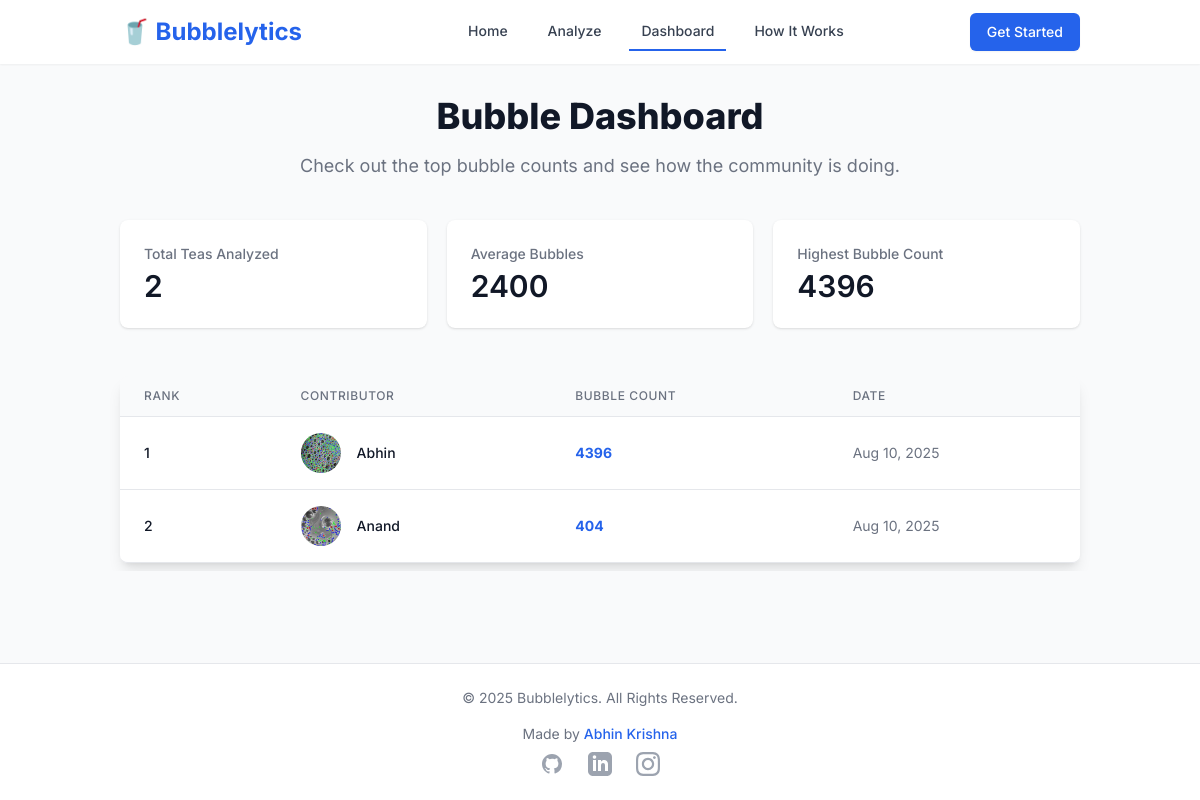
Page /dashboard on the earlier database version.
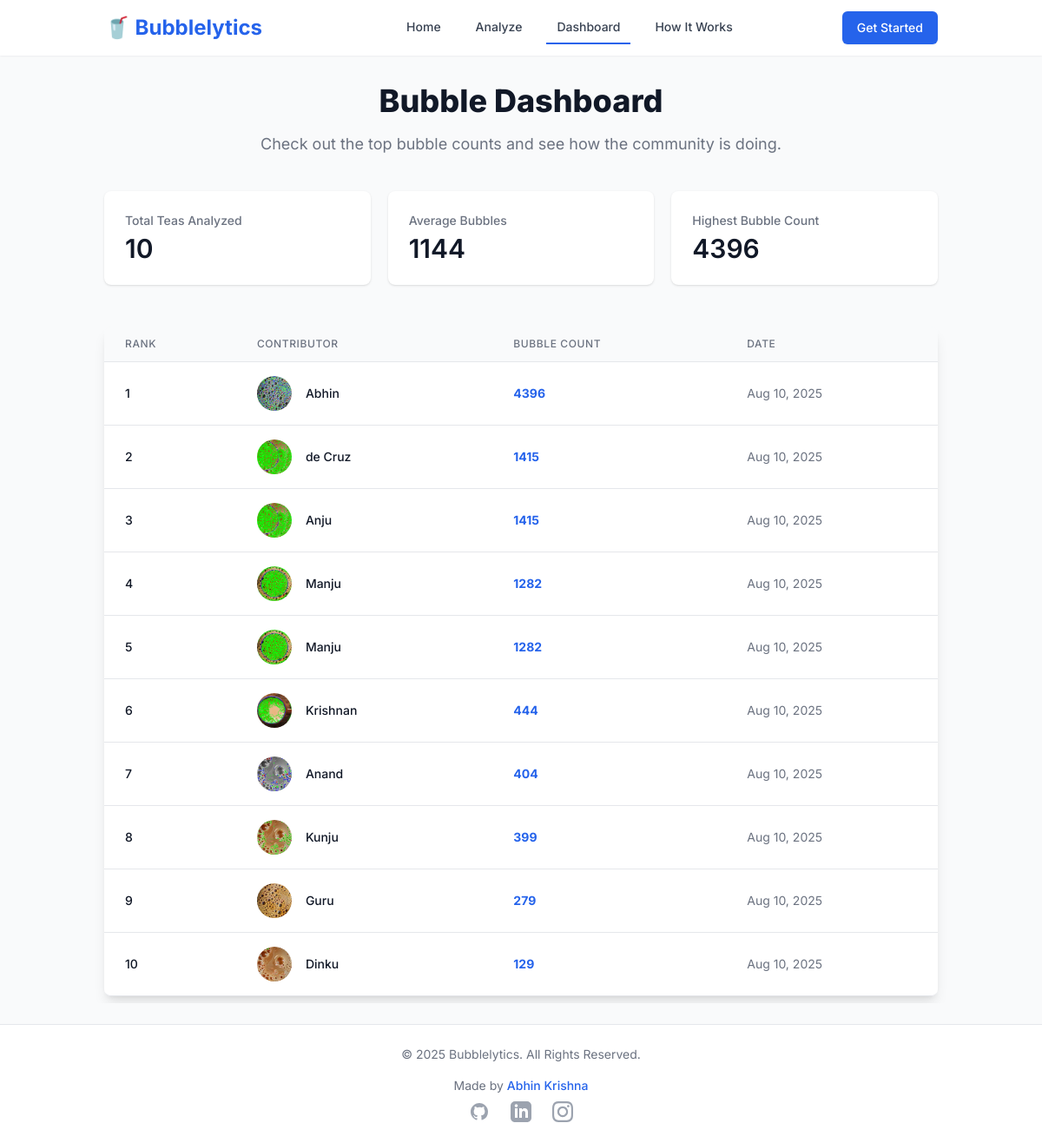
Same page on the later database version.
### tables this page shows
CREATE TABLE submissions (
            id INTEGER PRIMARY KEY AUTOINCREMENT,
            name TEXT NOT NULL,
            bubble_count INTEGER NOT NULL,
            image_path TEXT NOT NULL,
            steps_path TEXT NOT NULL,
            final_path TEXT NOT NULL,
            submission_date TIMESTAMP DEFAULT CURRENT_TIMESTAMP
        );

### app.py (the view)
@app.route('/dashboard')
def dashboard():
    conn = get_db_connection()
    leaderboard = conn.execute('''
        SELECT name, bubble_count, final_path, submission_date
        FROM submissions
        ORDER BY bubble_count DESC, submission_date DESC
        LIMIT 10
    ''').fetchall()
    stats = conn.execute(
        'SELECT COUNT(id), AVG(bubble_count), MAX(bubble_count) FROM submissions').fetchone()
    conn.close()
    dashboard_stats = {
        'total_submissions': stats[0] or 0,
        'avg_bubbles': round(stats[1] or 0),
        'max_bubbles': stats[2] or 0
    }
    return render_template('dashboard.html', leaderboard=leaderboard, stats=dashboard_stats)

### app.py (called while the page is built)
def get_db_connection():
    conn = sqlite3.connect('tea.db')
    conn.row_factory = sqlite3.Row
    return conn

@app.template_filter('format_date')
def format_date(date_str):
    try:
        date_obj = datetime.strptime(
            date_str.split('.')[0], '%Y-%m-%d %H:%M:%S')
        return date_obj.strftime('%b %d, %Y')
    except (ValueError, TypeError):
        return date_str

@app.context_processor
def inject_current_year():
    return {'current_year': datetime.utcnow().year}

### templates/dashboard.html (shortened to what this page needs)
{% extends "layout.html" %}
{% block content %}
<div class="max-w-7xl mx-auto">
    <div class="lg:text-center">
        <h2 class="text-3xl font-extrabold text-gray-900 sm:text-4xl">Bubble Dashboard</h2>
        <p class="mt-4 text-lg text-gray-500">Check out the top bubble counts and see how the community is doing.</p>
    </div>
    <div class="mt-10">
        <dl class="grid grid-cols-1 gap-5 sm:grid-cols-3">
            <div class="px-4 py-5 bg-white shadow rounded-lg overflow-hidden sm:p-6">
                <dt class="text-sm font-medium text-gray-500 truncate">Total Teas Analyzed</dt>
                <dd class="mt-1 text-3xl font-semibold text-gray-900">{{ stats.total_submissions }}</dd>
            </div>
             <div class="px-4 py-5 bg-white shadow rounded-lg overflow-hidden sm:p-6">
                <dt class="text-sm font-medium text-gray-500 truncate">Average Bubbles</dt>
                <dd class="mt-1 text-3xl font-semibold text-gray-900">{{ stats.avg_bubbles }}</dd>
            </div>
             <div class="px-4 py-5 bg-white shadow rounded-lg overflow-hidden sm:p-6">
                <dt class="text-sm font-medium text-gray-500 truncate">Highest Bubble Count</dt>
                <dd class="mt-1 text-3xl font-semibold text-gray-900">{{ stats.max_bubbles }}</dd>
            </div>
        </dl>
    </div>
    <div class="mt-12 flex flex-col">
        <div class="-my-2 overflow-x-auto sm:-mx-6 lg:-mx-8">
            <div class="py-2 align-middle inline-block min-w-full sm:px-6 lg:px-8">
                <div class="shadow-lg overflow-hidden border-b border-gray-200 sm:rounded-lg">
                    <table class="min-w-full divide-y divide-gray-200">
                        <thead class="bg-gray-50">
                            <tr>
                                <th scope="col" class="px-6 py-3 text-left text-xs font-medium text-gray-500 uppercase tracking-wider">Rank</th>
                                <th scope="col" class="px-6 py-3 text-left text-xs font-medium text-gray-500 uppercase tracking-wider">Contributor</th>
                                <th scope="col" class="px-6 py-3 text-left text-xs font-medium text-gray-500 uppercase tracking-wider">Bubble Count</th>
                                <th scope="col" class="px-6 py-3 text-left text-xs font-medium text-gray-500 uppercase tracking-wider">Date</th>
                            </tr>
                        </thead>
                        <tbody class="bg-white divide-y divide-gray-200">
                            {% for leader in leaderboard %}
                            <tr class="hover:bg-gray-50">
                                <td class="px-6 py-4 whitespace-nowrap text-sm font-medium text-gray-900">{{ loop.index }}</td>
                                <td class="px-6 py-4 whitespace-nowrap">
                                    <div class="flex items-center">
                                        <div class="flex-shrink-0 h-10 w-10">
                                            <img class="h-10 w-10 rounded-full object-cover" src="{{ url_for('static', filename=leader['final_path']) }}" alt="">
                                        </div>
                                        <div class="ml-4">
                                            <div class="text-sm font-medium text-gray-900">{{ leader['name'] }}</div>
                                        </div>
                                    </div>
                                </td>
                                <td class="px-6 py-4 whitespace-nowrap text-sm font-bold text-blue-600">{{ leader['bubble_count'] }}</td>
                                <td class="px-6 py-4 whitespace-nowrap text-sm text-gray-500">{{ leader['submission_date']|format_date }}</td>
                            </tr>
                            {% else %}
                            <tr>
                                <td colspan="4" class="px-6 py-4 text-center text-gray-500">No submissions yet. Be the first to analyze your tea!</td>
                            </tr>
                            {% endfor %}
                        </tbody>
                    </table>
                </div>
            </div>
        </div>
    </div>
</div>
{% endblock %}

### templates/layout.html (shortened to what this page needs)
<!DOCTYPE html>
<html lang="en" class="h-full bg-gray-50">
<head>
    <script src="https://cdn.tailwindcss.com"></script>
</head>
<body class="h-full flex flex-col">
    <header class="bg-white shadow-sm sticky top-0 z-50">
        <nav class="container mx-auto px-4 sm:px-6 lg:px-8">
            <div class="flex justify-between items-center h-16">
                <div class="flex-shrink-0">
                    <a href="{{ url_for('home') }}" class="text-2xl font-bold text-blue-600">
                        🥤 Bubblelytics
                    </a>
                </div>
                <div class="hidden sm:block">
                    <div class="ml-10 flex items-baseline space-x-4">
                        <a href="{{ url_for('home') }}" class="nav-link px-3 py-2 text-sm font-medium text-gray-700 {% if request.path == url_for('home') %}nav-link-active{% endif %}">Home</a>
                        <a href="{{ url_for('analyze') }}" class="nav-link px-3 py-2 text-sm font-medium text-gray-700 {% if request.path == url_for('analyze') %}nav-link-active{% endif %}">Analyze</a>
                        <a href="{{ url_for('dashboard') }}" class="nav-link px-3 py-2 text-sm font-medium text-gray-700 {% if request.path == url_for('dashboard') %}nav-link-active{% endif %}">Dashboard</a>
                        <a href="{{ url_for('how_it_works') }}" class="nav-link px-3 py-2 text-sm font-medium text-gray-700 {% if request.path == url_for('how_it_works') %}nav-link-active{% endif %}">How It Works</a>
                    </div>
                </div>
                <div class="hidden sm:block">
                     <a href="{{ url_for('analyze') }}" class="inline-flex items-center px-4 py-2 border border-transparent text-sm font-medium rounded-md shadow-sm text-white bg-blue-600 hover:bg-blue-700 focus:outline-none focus:ring-2 focus:ring-offset-2 focus:ring-blue-500">
                        Get Started
                    </a>
                </div>
            </div>
        </nav>
    </header>
    <main class="flex-grow">
        <div class="container mx-auto px-4 sm:px-6 lg:px-8 py-8">
            {% block content %}{% endblock %}
        </div>
    </main>
    <footer class="bg-white border-t">
        <div class="container mx-auto py-6 px-4 sm:px-6 lg:px-8 text-center text-gray-500">
            <p class="text-sm">
                &copy; {{ current_year }} Bubblelytics. All Rights Reserved.
            </p>
            <div class="mt-4">
                <p class="text-sm">Made by <a href="https://github.com/dearabhin" target="_blank" rel="noopener noreferrer" class="font-medium text-blue-600 hover:underline">Abhin Krishna</a></p>
                <div class="flex justify-center items-center space-x-6 mt-2">
                    <a href="https://github.com/dearabhin" target="_blank" rel="noopener noreferrer" class="text-gray-400 hover:text-gray-600">
                    </a>
                    <a href="https://www.linkedin.com/in/abhin-krishna/" target="_blank" rel="noopener noreferrer" class="text-gray-400 hover:text-gray-600">
                    </a>
                     <a href="https://www.instagram.com/abhin.io/" target="_blank" rel="noopener noreferrer" class="text-gray-400 hover:text-gray-600">
                    </a>
                </div>
            </div>
        </div>
    </footer>
</body>
</html>

### templates/layout.html (style rules this page uses)
body { font-family: 'Inter', sans-serif; }
.nav-link { transition: all 0.2s ease-in-out; }
.nav-link-active { color: #2563eb; border-bottom-width: 2px; border-color: #2563eb; }

Differences in the rows shown:
added submissions: final_path (picture), name "de Cruz", bubble_count "1415", submission_date "Aug 10, 2025"
added submissions: final_path (picture), name "Anju", bubble_count "1415", submission_date "Aug 10, 2025"
added submissions: final_path (picture), name "Manju", bubble_count "1282", submission_date "Aug 10, 2025"
added submissions: final_path (picture), name "Manju", bubble_count "1282", submission_date "Aug 10, 2025"
added submissions: final_path (picture), name "Krishnan", bubble_count "444", submission_date "Aug 10, 2025"
added submissions: final_path (picture), name "Kunju", bubble_count "399", submission_date "Aug 10, 2025"
added submissions: final_path (picture), name "Guru", bubble_count "279", submission_date "Aug 10, 2025"
added submissions: final_path (picture), name "Dinku", bubble_count "129", submission_date "Aug 10, 2025"
Other differences:
{{ stats.total_submissions }}: "2" → "10"
{{ stats.avg_bubbles }}: "2400" → "1144"
